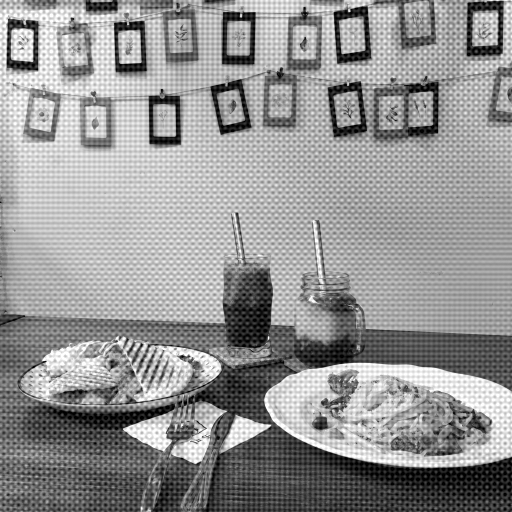
#> input picture Python/DImgP_2022/Ch07/Brunch_Periodic_Noise.bmp, 512 x 512 px
$ python band_filtering.py
#> lines starting #> are read from the running program, lines starting #| are printed output that depends on the picture
#> in main, img1 is the input picture: shape (512, 512); min 0, max 255, mean 148.1
import numpy as np
import cv2
from numpy.fft import fft2, ifft2

def band_filtering( f, filter, D0, width, order ):
#> called with filter = 1, D0 = 100, width = 20, order = 1
	nr, nc = f.shape[:2]
#> nr = 512; nc = 512

	fp = np.zeros( [ nr, nc ] )				# 前處理
	for x in range( nr ):
		for y in range( nc ):
			fp[x,y] = pow( -1, x + y ) * f[x,y]
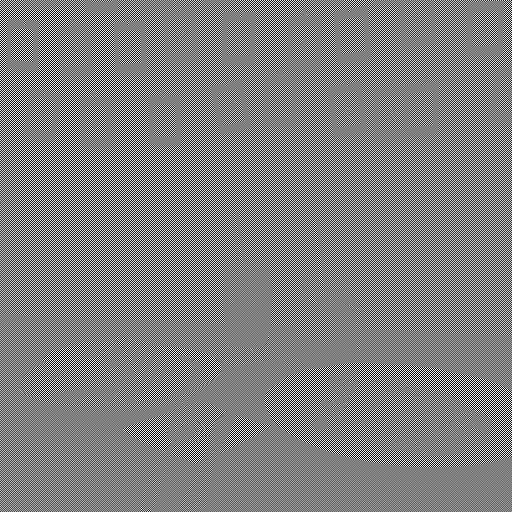
#> fp: shape (512, 512) float64; min -255, max 255, mean 0; drawn with min black and max white

	F = fft2( fp )							# 離散傅立葉轉換
	G = F.copy( )

	if filter == 1:							# 理想帶阻濾波器
		for u in range( nr ):
			for v in range( nc ):
				dist = np.sqrt( ( u - nr / 2 ) * ( u - nr / 2 ) +
				                ( v - nc / 2 ) * ( v - nc / 2 ) )
				if dist >= D0 - width / 2 and dist <= D0 + width / 2:
					G[u,v] = 0

	elif filter == 2:						# 理想帶通濾波器
		for u in range( nr ):
			for v in range( nc ):
				dist = np.sqrt( ( u - nr / 2 ) * ( u - nr / 2 ) +
				                ( v - nc / 2 ) * ( v - nc / 2 ) )
				if dist < D0 - width / 2 or dist > D0 + width / 2:
					G[u,v] = 0

	elif filter == 3:						# 高斯帶阻濾波器
		for u in range( nr ):
			for v in range( nc ):
				dist = np.sqrt( ( u - nr / 2 ) * ( u - nr / 2 ) +
				                ( v - nc / 2 ) * ( v - nc / 2 ) )
				if dist != 0 and width != 0:
					H = 1.0 - np.exp( -pow( ( dist * dist - D0 * D0 ) /
			   			( dist * width ), 2 ) )
					G[u,v] *= H

	elif filter == 4:						# 高斯帶通濾波器
		for u in range( nr ):
			for v in range( nc ):
				dist = np.sqrt( ( u - nr / 2 ) * ( u - nr / 2 ) +
				                ( v - nc / 2 ) * ( v - nc / 2 ) )
				if dist != 0 and width != 0:
					H = np.exp( -pow( ( dist * dist - D0 * D0 ) /
				        ( dist * width ), 2 ) )
					G[u,v] *= H

	elif filter == 5:						# 巴特沃斯帶阻濾波器
		for u in range( nr ):
			for v in range( nc ):
				dist = np.sqrt( ( u - nr / 2 ) * ( u - nr / 2 ) +
				                ( v - nc / 2 ) * ( v - nc / 2 ) )
				if dist != D0:
					H = 1.0 / ( 1.0 + pow( ( dist * width ) /
		            	( dist * dist - D0 * D0 ), 2 * order ) )
					G[u,v] *= H
				else:
					G[u,v] = 0

	elif filter == 6:						# 巴特沃斯帶通濾波器
		for u in range( nr ):
			for v in range( nc ):
				dist = np.sqrt( ( u - nr / 2 ) * ( u - nr / 2 ) +
				                ( v - nc / 2 ) * ( v - nc / 2 ) )
				if dist != D0:
					H = 1.0 - 1.0 / ( 1.0 + pow( ( dist * width ) /
		            	( dist * dist - D0 * D0 ), 2 * order ) )
					G[u,v] *= H

	gp = ifft2( G )							# 反離散傅立葉轉換

	gp2 = np.zeros( [ nr, nc ] )			# 後處理
	for x in range( nr ):
		for y in range( nc ):
			gp2[x,y] = round( pow( -1, x + y ) * np.real( gp[x,y] ), 0 )
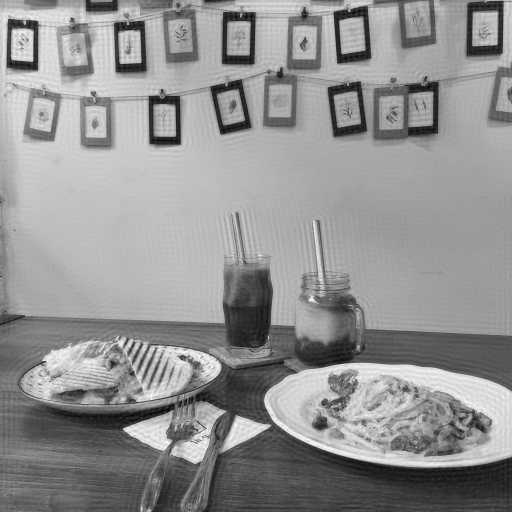
#> gp2: shape (512, 512) float64; min -15, max 269, mean 148.1; drawn with min black and max white
	g = np.uint8( np.clip( gp2, 0, 255 ) )

	return g

def main( ):
	img1 = cv2.imread( "Brunch_Periodic_Noise.bmp", -1 )
	img2 = band_filtering( img1, 1, 100, 20.0, 1 )
	cv2.imshow( "Original Image", img1 )
	cv2.imshow( "Bandreject Filtering", img2 )
	cv2.waitKey( 0 )

main( )

$ run again, with Python/DImgP_2022/Ch07/Noisy_Pattern.bmp copied over Python/DImgP_2022/Ch07/Brunch_Periodic_Noise.bmp
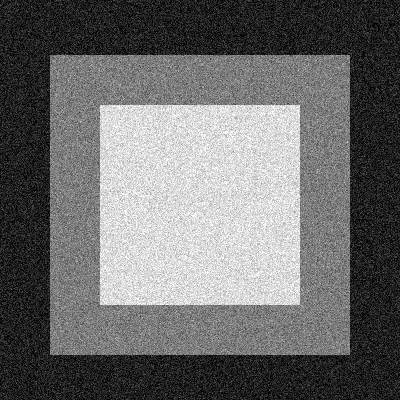
#> input picture Python/DImgP_2022/Ch07/Noisy_Pattern.bmp, 400 x 400 px
#> in main, img1 is the input picture: shape (400, 400); min 0, max 255, mean 107.4
#> after the loop in band_filtering, `for x in range( nr ):`:
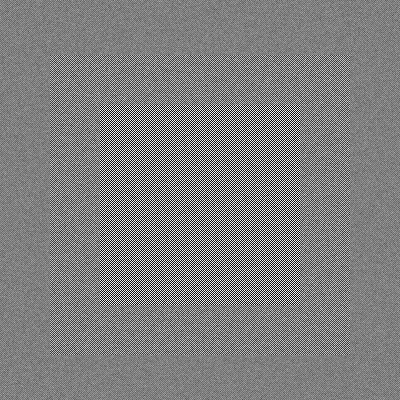
#> fp: shape (400, 400) float64; min -255, max 255, mean 0.1; drawn with min black and max white
